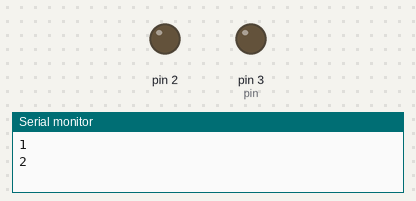
This sketch was run on a simulated Arduino Uno, built with avr-gcc and run on an emulated ATmega328P. On the bench: output pins drawn as LEDs (lit = HIGH), the last lines printed to the serial monitor.

Above: at 1.5 s.
At 4.0 s:
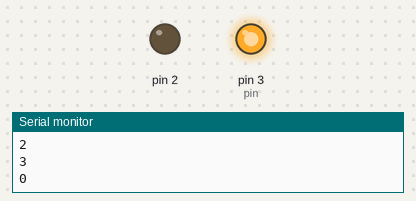
Timing chart, 0 to 5.2 s (numbered marks = the images above):
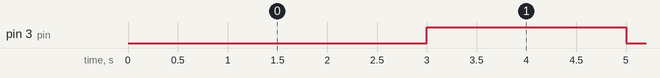

Measured:
- by itself, pin 3 (pin): alternates HIGH for 2.0 s and LOW for 2.0 s

The sketch:

Relais.ino
```cpp
void setup() {
  Serial.begin ( 9600 ) ;
  pinMode ( 2, OUTPUT ) ;
}

int state = 0 ;
#define pin 3

void loop() {
  state = (state + 1) & 0x3 ;
  switch ( state ) {
    case 0 : {
      pinMode ( pin, OUTPUT ) ;
      digitalWrite ( pin, HIGH ) ;
      break ;
    }
    case 1 : {
      pinMode ( pin, INPUT ) ;
      break ;
    }
    case 2 : {
      pinMode ( pin, OUTPUT ) ;
      digitalWrite ( pin, LOW ) ;
      break ;
    }
    case 3 : {
      pinMode ( pin, INPUT ) ;
      break ;
    }
  }
  Serial.println ( state ) ;
  delay ( 1000 ) ;
}
```
